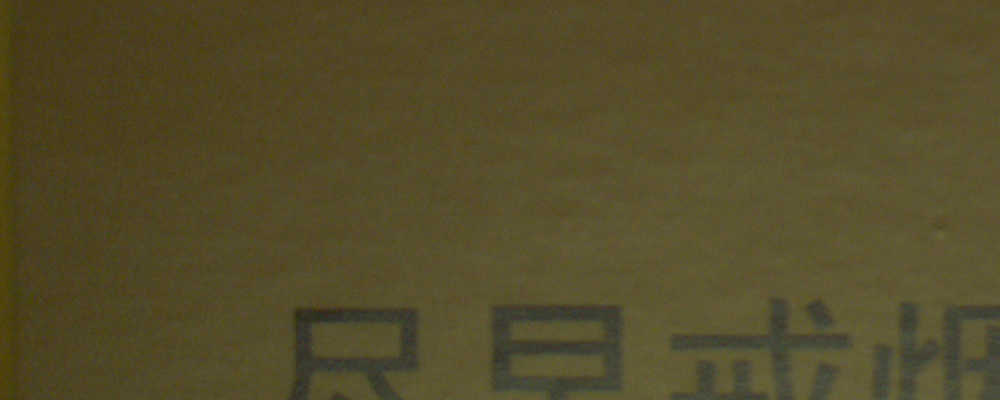
//> input picture histogram/data/img/4.bmp, 1000 x 400 px
$ ./hls   (built with g++ and OpenCV 4)
//> lines starting //> are read from the running program, lines starting //| are printed output that depends on the picture
#include <opencv2/opencv.hpp>

using namespace cv;
using namespace std;

struct m_cam
{
    /* data */
    int m_saveheight=400;
    int m_savewidth=1000;
} m_cam ;

int GetBuliaoColor(uchar* pImage);

int main()
{
	Mat src;
    src = imread("/home/wanyel/vs_code/exact_center/histogram/data/img/4.bmp");
//> src is the input picture: 400 rows x 1000 cols, CV_8UC3; mean B, G, R 42, 76.1, 84.4
    uchar* src_p = (uchar*)src.data;
    GetBuliaoColor(src_p);

}

int GetBuliaoColor(uchar* pImage)
{
	/******在这里以下添加布料分析函数*******/
	Mat MatIn(m_cam.m_saveheight, m_cam.m_savewidth, CV_8UC3, pImage);
	Rect m_select = Rect(m_cam.m_savewidth/12*5, m_cam.m_saveheight/12*5, m_cam.m_savewidth/12*2, m_cam.m_saveheight/12*2);
	Mat ROI = MatIn(m_select);
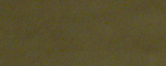
//> ROI: 66 rows x 166 cols, CV_8UC3; mean B, G, R 44.5, 79.5, 88.2
    // Mat ROI = pImage;

	Mat hls;
	cvtColor(ROI, hls, COLOR_BGR2HLS);
//> hls: 66 rows x 166 cols, CV_8UC3; mean of channels 0, 1, 2 23.9, 66.4, 85
	vector<Mat> hlsPlane;
	split(hls, hlsPlane);
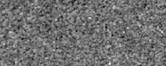
//> hlsPlane[0]: 66 rows x 166 cols, CV_8UC1; min 12, max 39, mean 23.9; drawn with min black and max white
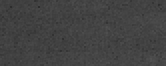
//> hlsPlane[1]: 66 rows x 166 cols, CV_8UC1; min 44, max 82, mean 66.4
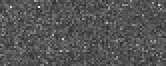
//> hlsPlane[2]: 66 rows x 166 cols, CV_8UC1; min 37, max 238, mean 85
	//显示各个通道
	Mat hlsPlane2(m_cam.m_saveheight/6,m_cam.m_savewidth/6,CV_8UC1,Scalar(127));
	Scalar S;
	S=sum(hlsPlane[1]);//明度平均值
//> S = Scalar(727599)
	int mingdupinjun=S[0]/(m_cam.m_saveheight/6*m_cam.m_savewidth/6);
//> mingdupinjun = 66
	vector<Mat> mbgr(3);
    mbgr[0] = hlsPlane[0];
    mbgr[1] = hlsPlane2;
//> mbgr[1]: 66 rows x 166 cols, CV_8UC1; every value is 127
    mbgr[2] = hlsPlane[2];
	Mat imageB,image;
	merge(mbgr, imageB);
//> imageB: 66 rows x 166 cols, CV_8UC3; mean of channels 0, 1, 2 23.9, 127, 85
	cvtColor(imageB, image, COLOR_HLS2BGR);
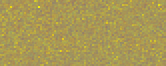
//> image: 66 rows x 166 cols, CV_8UC3; mean B, G, R 84.8, 152.7, 169.2
	int bins=256;
	int hist_size[]={bins};
	float range[]={0,256};
	const float *ranges[]={range};
	MatND redHist,grayHist,blueHist;
	int channels_r[]={2};
	int channels_g[]={1};
	int channels_b[]={0};
	calcHist(&image,1,channels_r,Mat(),redHist,1,hist_size,ranges,true,false);
//> redHist = 256 values, max 700 at index 167, min 0 at index 0, mean 42.8
	calcHist(&image,1,channels_g,Mat(),grayHist,1,hist_size,ranges,true,false);
//> grayHist = 256 values, max 489 at index 151, min 0 at index 0, mean 42.8
	calcHist(&image,1,channels_b,Mat(),blueHist,1,hist_size,ranges,true,false);
//> blueHist = 256 values, max 703 at index 87, min 0 at index 0, mean 42.8
	double maxValue_red,maxValue_green,maxValue_blue;
	Point maxLoc_red,maxLoc_green,maxLoc_blue;
	minMaxLoc(redHist, 0, &maxValue_red, 0, &maxLoc_red);
//> maxValue_red = 700; maxLoc_red = Point(0, 167)
	minMaxLoc(grayHist, 0, &maxValue_green, 0, &maxLoc_green);
//> maxValue_green = 489; maxLoc_green = Point(0, 151)
	minMaxLoc(blueHist, 0, &maxValue_blue, 0, &maxLoc_blue);
//> maxValue_blue = 703; maxLoc_blue = Point(0, 87)
	Mat MatRGB(m_cam.m_saveheight/6,m_cam.m_savewidth/6,CV_8UC3,Scalar(maxLoc_blue.y,maxLoc_green.y,maxLoc_red.y));
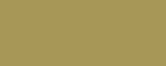
//> MatRGB: 66 rows x 166 cols, CV_8UC3; mean B, G, R 87, 151, 167
// #ifdef savebmptest
	// imwrite("/home/wanyel/vs_code/exact_center/histogram/data/img/Cutin.bmp",MatIn);
	imwrite("/home/wanyel/vs_code/exact_center/histogram/data/img/Cutroi.bmp",ROI);
	imwrite("/home/wanyel/vs_code/exact_center/histogram/data/img/CutHSL_50.bmp",image);
	imwrite("/home/wanyel/vs_code/exact_center/histogram/data/img/Cutrgb.bmp",MatRGB);
// [24 lines of commented-out code are left out]

}

$ run again, with histogram/data/img/1.bmp copied over histogram/data/img/4.bmp
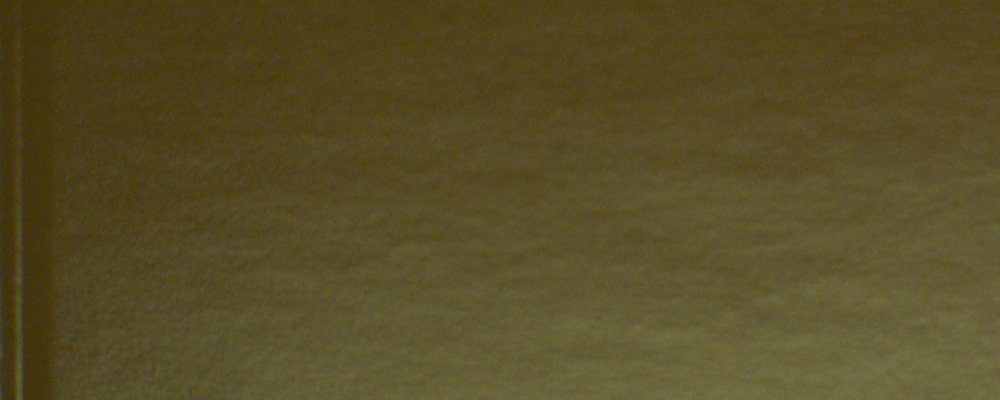
//> input picture histogram/data/img/1.bmp, 1000 x 400 px
//> src is the input picture: 400 rows x 1000 cols, CV_8UC3; mean B, G, R 38.3, 77.7, 87.6
//> hls: 66 rows x 166 cols, CV_8UC3; mean of channels 0, 1, 2 23.9, 63.8, 101.4
//> in GetBuliaoColor, `split(hls, hlsPlane);`:
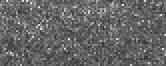
//> hlsPlane[2]: 66 rows x 166 cols, CV_8UC1; min 34, max 239, mean 101.4
//> S = Scalar(698841)
//> mingdupinjun = 63
//> imageB: 66 rows x 166 cols, CV_8UC3; mean of channels 0, 1, 2 23.9, 127, 101.4
//> in GetBuliaoColor, `cvtColor(imageB, image, COLOR_HLS2BGR);`:
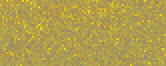
//> image: 66 rows x 166 cols, CV_8UC3; mean B, G, R 76.5, 157.7, 177.4
//> redHist = 256 values, max 540 at index 169, min 0 at index 0, mean 42.8
//> grayHist = 256 values, max 437 at index 157, min 0 at index 0, mean 42.8
//> blueHist = 256 values, max 541 at index 85, min 0 at index 0, mean 42.8
//> maxValue_red = 540; maxLoc_red = Point(0, 169)
//> maxValue_green = 437; maxLoc_green = Point(0, 157)
//> maxValue_blue = 541; maxLoc_blue = Point(0, 85)

$ run again, with histogram/data/img/2.bmp copied over histogram/data/img/4.bmp
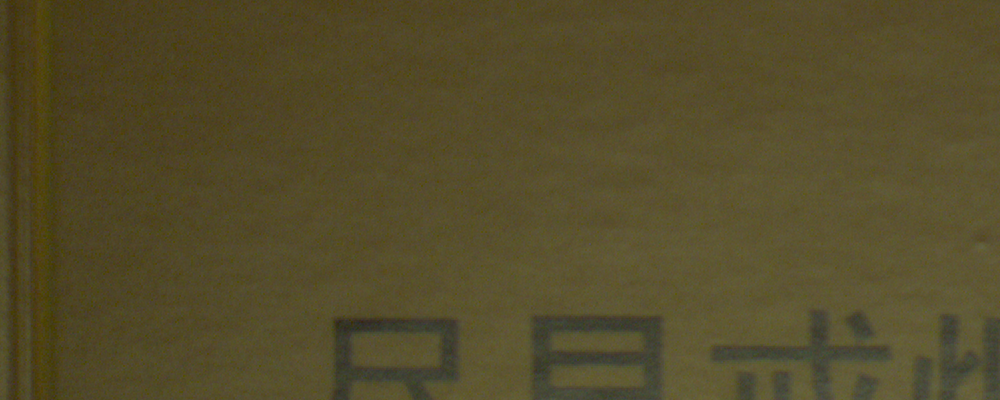
//> input picture histogram/data/img/2.bmp, 1000 x 400 px
//> src is the input picture: 400 rows x 1000 cols, CV_8UC3; mean B, G, R 42.4, 76.2, 84.6
//> hls: 66 rows x 166 cols, CV_8UC3; mean of channels 0, 1, 2 23.8, 66, 85.1
//> in GetBuliaoColor, `split(hls, hlsPlane);`:
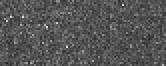
//> hlsPlane[2]: 66 rows x 166 cols, CV_8UC1; min 31, max 224, mean 85.1
//> S = Scalar(723146)
//> mingdupinjun = 65
//> imageB: 66 rows x 166 cols, CV_8UC3; mean of channels 0, 1, 2 23.8, 127, 85.1
//> in GetBuliaoColor, `cvtColor(imageB, image, COLOR_HLS2BGR);`:
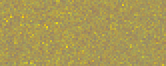
//> image: 66 rows x 166 cols, CV_8UC3; mean B, G, R 84.7, 152.4, 169.3
//> redHist = 256 values, max 671 at index 167, min 0 at index 0, mean 42.8
//> grayHist = 256 values, max 533 at index 147, min 0 at index 0, mean 42.8
//> blueHist = 256 values, max 670 at index 87, min 0 at index 0, mean 42.8
//> maxValue_red = 671; maxLoc_red = Point(0, 167)
//> maxValue_green = 533; maxLoc_green = Point(0, 147)
//> maxValue_blue = 670; maxLoc_blue = Point(0, 87)

$ run again, with histogram/data/img/3.bmp copied over histogram/data/img/4.bmp
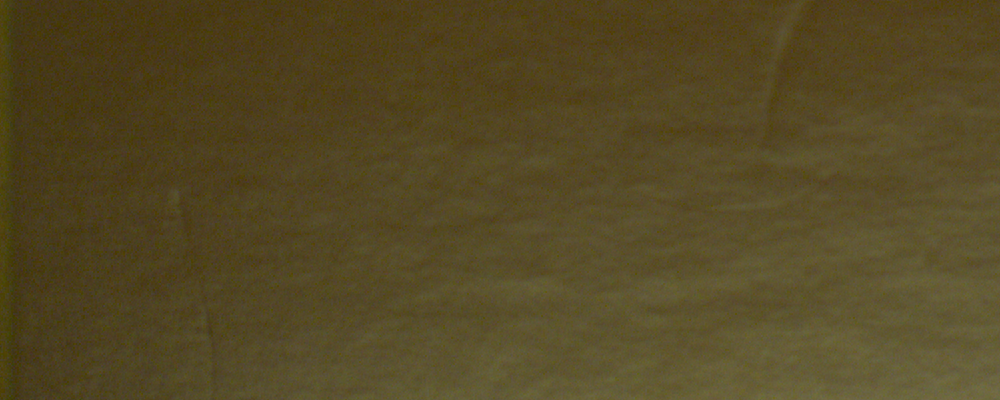
//> input picture histogram/data/img/3.bmp, 1000 x 400 px
//> src is the input picture: 400 rows x 1000 cols, CV_8UC3; mean B, G, R 36.5, 72.8, 84.7
//> hls: 66 rows x 166 cols, CV_8UC3; mean of channels 0, 1, 2 22.4, 62, 99.7
//> in GetBuliaoColor, `split(hls, hlsPlane);`:
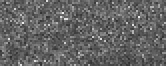
//> hlsPlane[2]: 66 rows x 166 cols, CV_8UC1; min 42, max 238, mean 99.7
//> S = Scalar(679240)
//> mingdupinjun = 61
//> imageB: 66 rows x 166 cols, CV_8UC3; mean of channels 0, 1, 2 22.4, 127, 99.7
//> in GetBuliaoColor, `cvtColor(imageB, image, COLOR_HLS2BGR);`:
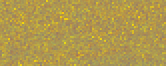
//> image: 66 rows x 166 cols, CV_8UC3; mean B, G, R 77.4, 152.3, 176.6
//> redHist = 256 values, max 529 at index 169, min 0 at index 0, mean 42.8
//> grayHist = 256 values, max 438 at index 147, min 0 at index 0, mean 42.8
//> blueHist = 256 values, max 529 at index 85, min 0 at index 0, mean 42.8
//> maxValue_red = 529; maxLoc_red = Point(0, 169)
//> maxValue_green = 438; maxLoc_green = Point(0, 147)
//> maxValue_blue = 529; maxLoc_blue = Point(0, 85)
